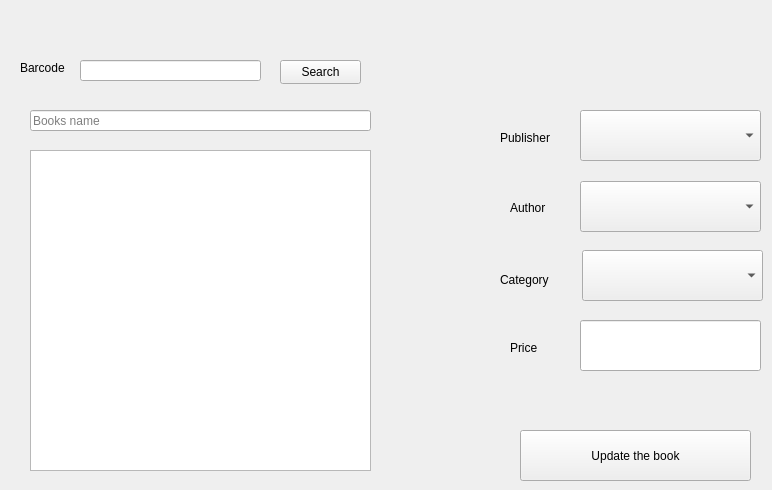
      <widget class="QWidget" name="tab_12">
       <attribute name="title">
        <string>Update Book</string>
       </attribute>
       <widget class="QLabel" name="label_8">
        <property name="geometry">
         <rect>
          <x>510</x>
          <y>340</y>
          <width>49</width>
          <height>16</height>
         </rect>
        </property>
        <property name="text">
         <string>Price</string>
        </property>
       </widget>
       <widget class="QLineEdit" name="lineEdit_9">
        <property name="geometry">
         <rect>
          <x>580</x>
          <y>320</y>
          <width>181</width>
          <height>51</height>
         </rect>
        </property>
       </widget>
       <widget class="QComboBox" name="comboBox_8">
        <property name="geometry">
         <rect>
          <x>580</x>
          <y>181</y>
          <width>181</width>
          <height>51</height>
         </rect>
        </property>
       </widget>
       <widget class="QPushButton" name="pushButton_12">
        <property name="geometry">
         <rect>
          <x>280</x>
          <y>60</y>
          <width>81</width>
          <height>24</height>
         </rect>
        </property>
        <property name="text">
         <string>Search</string>
        </property>
       </widget>
       <widget class="QPlainTextEdit" name="plainTextEdit_3">
        <property name="geometry">
         <rect>
          <x>30</x>
          <y>150</y>
          <width>341</width>
          <height>321</height>
         </rect>
        </property>
       </widget>
       <widget class="QLabel" name="label_9">
        <property name="geometry">
         <rect>
          <x>500</x>
          <y>130</y>
          <width>61</width>
          <height>16</height>
         </rect>
        </property>
        <property name="text">
         <string>Publisher</string>
        </property>
       </widget>
       <widget class="QLineEdit" name="lineEdit_10">
        <property name="geometry">
         <rect>
          <x>30</x>
          <y>110</y>
          <width>341</width>
          <height>21</height>
         </rect>
        </property>
        <property name="placeholderText">
         <string>Books name</string>
        </property>
       </widget>
       <widget class="QLabel" name="label_10">
        <property name="geometry">
         <rect>
          <x>510</x>
          <y>200</y>
          <width>49</width>
          <height>16</height>
         </rect>
        </property>
        <property name="text">
         <string>Author</string>
        </property>
       </widget>
       <widget class="QLineEdit" name="lineEdit_11">
        <property name="geometry">
         <rect>
          <x>80</x>
          <y>60</y>
          <width>181</width>
          <height>21</height>
         </rect>
        </property>
       </widget>
       <widget class="QComboBox" name="comboBox_9">
        <property name="geometry">
         <rect>
          <x>582</x>
          <y>250</y>
          <width>181</width>
          <height>51</height>
         </rect>
        </property>
       </widget>
       <widget class="QLabel" name="label_11">
        <property name="geometry">
         <rect>
          <x>20</x>
          <y>60</y>
          <width>49</width>
          <height>16</height>
         </rect>
        </property>
        <property name="text">
         <string>Barcode</string>
        </property>
       </widget>
       <widget class="QLabel" name="label_12">
        <property name="geometry">
         <rect>
          <x>500</x>
          <y>270</y>
          <width>61</width>
          <height>20</height>
         </rect>
        </property>
        <property name="text">
         <string>Category</string>
        </property>
       </widget>
       <widget class="QComboBox" name="comboBox_10">
        <property name="geometry">
         <rect>
          <x>580</x>
          <y>110</y>
          <width>181</width>
          <height>51</height>
         </rect>
        </property>
       </widget>
       <widget class="QPushButton" name="pushButton_13">
        <property name="geometry">
         <rect>
          <x>520</x>
          <y>430</y>
          <width>231</width>
          <height>51</height>
         </rect>
        </property>
        <property name="text">
         <string>Update the book</string>
        </property>
       </widget>
      </widget>
